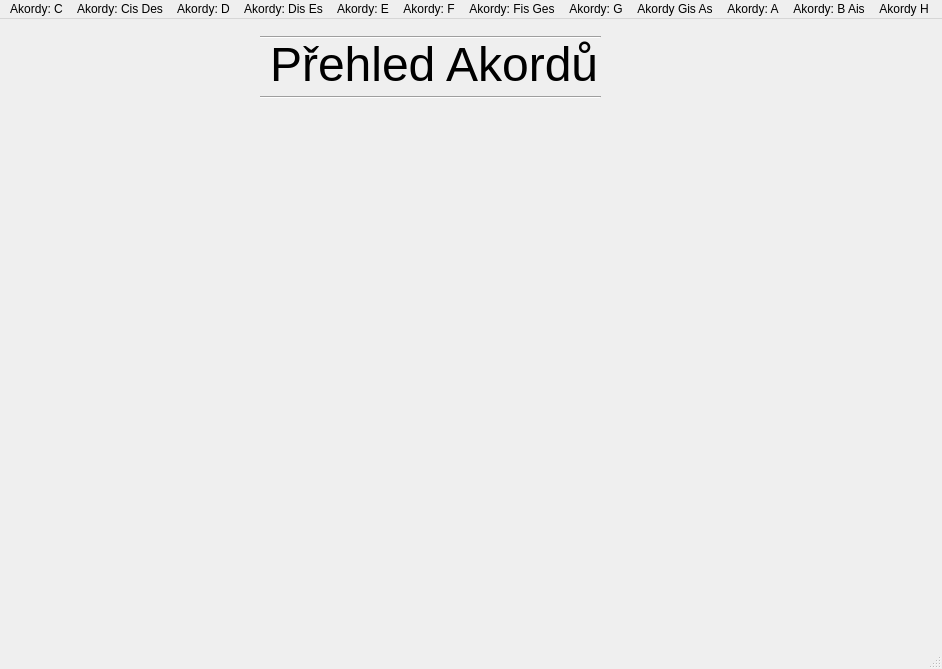
<?xml version="1.0" encoding="UTF-8"?>
<ui version="4.0">
 <class>MainWindow</class>
 <widget class="QMainWindow" name="MainWindow">
  <property name="geometry">
   <rect>
    <x>0</x>
    <y>0</y>
    <width>942</width>
    <height>669</height>
   </rect>
  </property>
  <property name="windowTitle">
   <string>MainWindow</string>
  </property>
  <widget class="QWidget" name="centralwidget">
   <widget class="QLabel" name="label">
    <property name="geometry">
     <rect>
      <x>270</x>
      <y>-10</y>
      <width>371</width>
      <height>111</height>
     </rect>
    </property>
    <property name="font">
     <font>
      <pointsize>36</pointsize>
     </font>
    </property>
    <property name="text">
     <string>Přehled Akordů</string>
    </property>
   </widget>
   <widget class="Line" name="line">
    <property name="geometry">
     <rect>
      <x>260</x>
      <y>70</y>
      <width>341</width>
      <height>16</height>
     </rect>
    </property>
    <property name="orientation">
     <enum>Qt::Horizontal</enum>
    </property>
   </widget>
   <widget class="Line" name="line_2">
    <property name="geometry">
     <rect>
      <x>260</x>
      <y>10</y>
      <width>341</width>
      <height>16</height>
     </rect>
    </property>
    <property name="orientation">
     <enum>Qt::Horizontal</enum>
    </property>
   </widget>
   <widget class="QLabel" name="label_2">
    <property name="geometry">
     <rect>
      <x>170</x>
      <y>80</y>
      <width>541</width>
      <height>541</height>
     </rect>
    </property>
    <property name="styleSheet">
     <string notr="true">background-image: url(:/newPrefix/PycharmProjects/omega/script/Main/pics/vecteezy_music-instrument-guitar_1206671.png);</string>
    </property>
    <property name="text">
     <string/>
    </property>
   </widget>
  </widget>
  <widget class="QMenuBar" name="menubar">
   <property name="geometry">
    <rect>
     <x>0</x>
     <y>0</y>
     <width>942</width>
     <height>21</height>
    </rect>
   </property>
   <widget class="QMenu" name="menuAkordy_C">
    <property name="title">
     <string>Akordy: C</string>
    </property>
    <addaction name="separator"/>
   </widget>
   <widget class="QMenu" name="menuAkordy_Cis_Des">
    <property name="title">
     <string>Akordy: Cis Des</string>
    </property>
   </widget>
   <widget class="QMenu" name="menuAkordy_D">
    <property name="title">
     <string>Akordy: D</string>
    </property>
   </widget>
   <widget class="QMenu" name="menuAkordy_Dis_Es">
    <property name="title">
     <string>Akordy: Dis Es</string>
    </property>
   </widget>
   <widget class="QMenu" name="menuAkordy_E">
    <property name="title">
     <string>Akordy: E</string>
    </property>
   </widget>
   <widget class="QMenu" name="menuAkordy_F">
    <property name="title">
     <string>Akordy: F</string>
    </property>
   </widget>
   <widget class="QMenu" name="menuAkordy_Fis_Ges">
    <property name="title">
     <string>Akordy: Fis Ges</string>
    </property>
   </widget>
   <widget class="QMenu" name="menuAkordy_G">
    <property name="title">
     <string>Akordy: G</string>
    </property>
   </widget>
   <widget class="QMenu" name="menuAkordy_Gis_As">
    <property name="title">
     <string>Akordy Gis As</string>
    </property>
   </widget>
   <widget class="QMenu" name="menuAkordy_A">
    <property name="title">
     <string>Akordy: A</string>
    </property>
   </widget>
   <widget class="QMenu" name="menuAkordy_B_Ais">
    <property name="title">
     <string>Akordy: B Ais</string>
    </property>
   </widget>
   <widget class="QMenu" name="menuAkordy_H">
    <property name="title">
     <string>Akordy H</string>
    </property>
   </widget>
   <addaction name="menuAkordy_C"/>
   <addaction name="menuAkordy_Cis_Des"/>
   <addaction name="menuAkordy_D"/>
   <addaction name="menuAkordy_Dis_Es"/>
   <addaction name="menuAkordy_E"/>
   <addaction name="menuAkordy_F"/>
   <addaction name="menuAkordy_Fis_Ges"/>
   <addaction name="menuAkordy_G"/>
   <addaction name="menuAkordy_Gis_As"/>
   <addaction name="menuAkordy_A"/>
   <addaction name="menuAkordy_B_Ais"/>
   <addaction name="menuAkordy_H"/>
  </widget>
  <widget class="QStatusBar" name="statusbar"/>
 </widget>
 <resources>
  <include location="../../../../OneDrive/Desktop/kytara.qrc"/>
 </resources>
 <connections/>
</ui>
